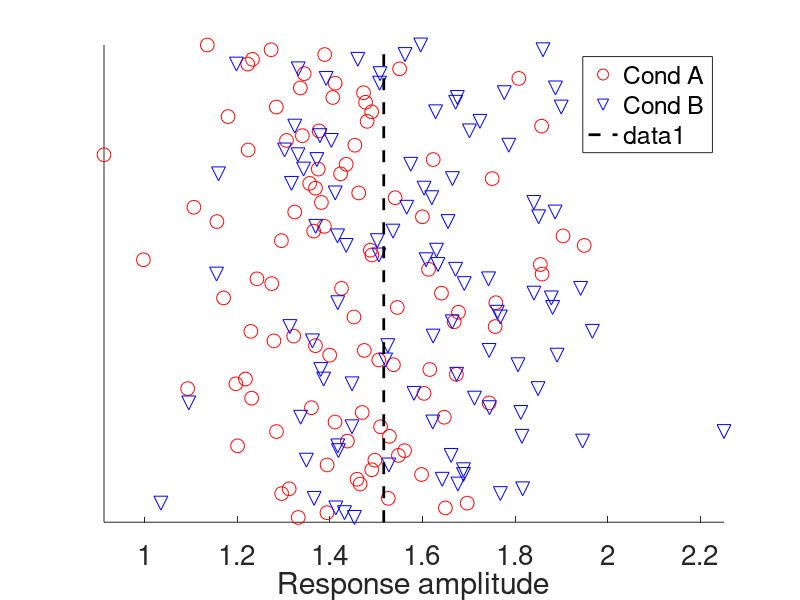
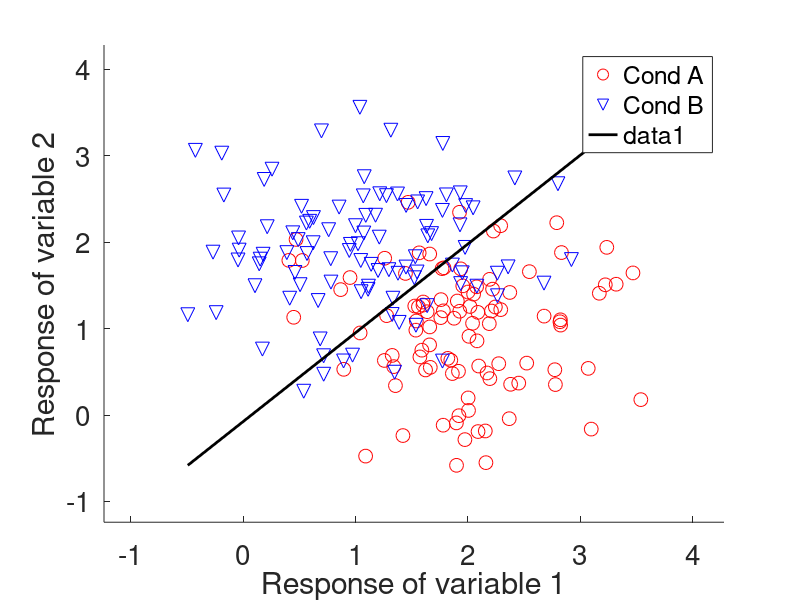
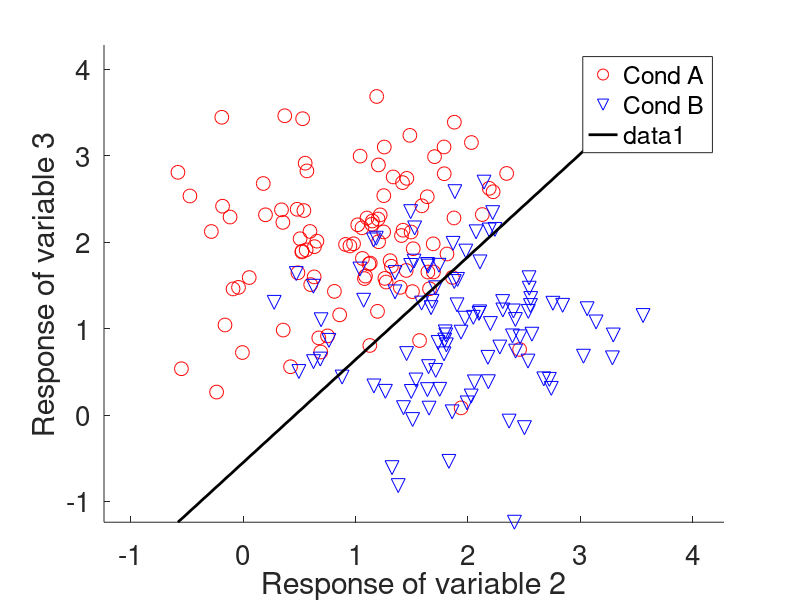
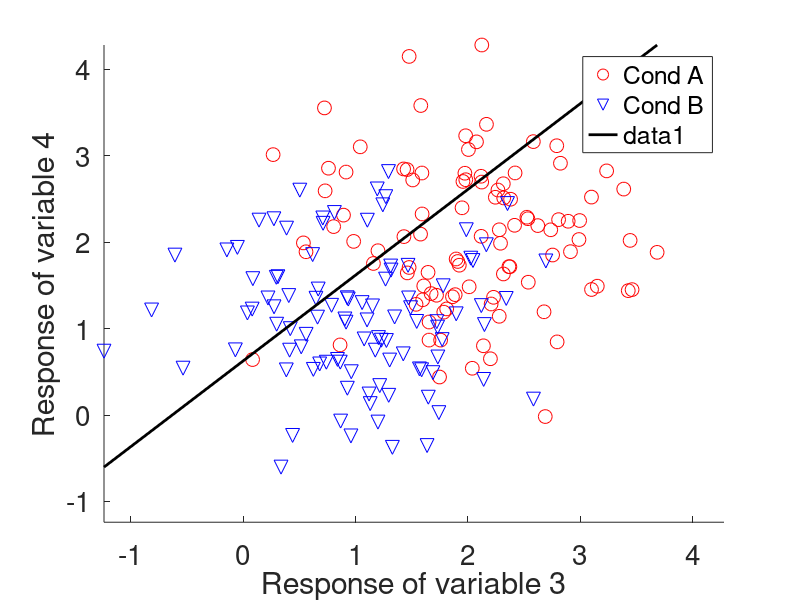

Reproduce these figures in MATLAB, in order. (Note: this script raises an error after producing the figures.)
%% Multivariate_tutorial.m
close all; clear all; clc;

% Generating a sample of data
nObs = 200;
nObsCond = nObs/2;
nv = 10;         
ampA = [2 1 2 2 1 1 2 1 1 1]; Sigma = [2 1.5; 1.5 2];  
% rA = mvnrnd(ampA, Sigma, nObsCond);
ampB = [1 2 1 1 2 2 1 2 2 2]; Sigma = [2 1.5; 1.5 2];  
% rB = mvnrnd(ampB, Sigma, nObsCond);

%NUMBER OF VARIABLES (aka # voxels) being examined across
%response amplitudes to each condition by voxel
%length = number of brain states

% Another method to create data
n = 0.7;        %magnitude of IID (independent identically distributed) noise
rA = repmat(ampA, nObsCond, 1)  + (n*randn(nObsCond, nv));
rB = repmat(ampB, nObsCond, 1) + (n*randn(nObsCond, nv));

% What happens if you use univariable method?
meanA = mean(rA,2);
meanB = mean(rB,2);
figure(1), clf, hold on
plot(meanA, 1:nObsCond, 'ro', 'MarkerSize', 10)
plot(meanB, 1:nObsCond, 'bv', 'MarkerSize', 10)
set(gca, 'FontSize', 20)
set(gca, 'XLim', [min([meanA;meanB]), max([meanA;meanB])])
xlabel('Response amplitude')
set(gca, 'YTick', [])
legend({'Cond A', 'Cond B'})
boundaryPoint = (mean(meanA)+mean(meanB))/2;
plot([boundaryPoint, boundaryPoint], get(gca, 'YLim'), 'k--', 'LineWidth', 2)
get(gca, 'YLim');

% Plot the data using multivariate data, not possible on one graph, too many variables
% Here's an attempt to plot across two different variables. 
% This section will plot variable 1 vs 2, 2 vs 3, etc. 

for i=2:11
    figure(i), clf, hold on
    if i~=11
        plot(rA(:,i-1), rA(:,i), 'ro', 'MarkerSize', 10)
        plot(rB(:,i-1), rB(:,i), 'bv', 'MarkerSize', 10)
        set(gca, 'FontSize', 20)     
        minData = min([rA(:);rB(:)]);
        maxData = max([rA(:);rB(:)]);
        set(gca, 'XLim', [minData, maxData])
        set(gca, 'YLim', [minData, maxData])
        xlabel(['Response of variable ', num2str(i-1)])
        ylabel(['Response of variable ', num2str(i)])
        legend({'Cond A', 'Cond B'})
        upperLineX = max([rA(:,i-1);rB(:,i-1)]);
        upperLineY = max([rA(:,i);rB(:,i)]);
        lowerLineX = min([rA(:,i-1);rB(:,i-1)]);
        lowerLineY = min([rA(:,i);rB(:,i)]);
        plot([lowerLineX, upperLineX], [lowerLineY, upperLineY], 'k', 'LineWidth', 2)
    elseif i==11
        plot(rA(:,i-1), rA(:,1), 'ro', 'MarkerSize', 10)
        plot(rB(:,i-1), rB(:,1), 'bv', 'MarkerSize', 10)
        set(gca, 'FontSize', 20)     
        minData = min([rA(:);rB(:)]);
        maxData = max([rA(:);rB(:)]);
        set(gca, 'XLim', [minData, maxData])
        set(gca, 'YLim', [minData, maxData])
        xlabel('Response of variable 1')
        ylabel('Response of variable 2')
        legend({'Cond A', 'Cond B'})
        upperLineX = max([rA(:,i-1);rB(:,i-1)]);
        upperLineY = max([rA(:,1);rB(:,1)]);
        lowerLineX = min([rA(:,i-1);rB(:,i-1)]);
        lowerLineY = min([rA(:,1);rB(:,1)]);
        plot([lowerLineX, upperLineX], [lowerLineY, upperLineY], 'k', 'LineWidth', 2)
    end
end

% Hold out some data
holdOut = nObsCond;         %again, some = half     
nPerms = 100;
labels = [ones(nObsCond,1); ones(nObsCond,1)+1];
data = [rA; rB];

% Try some univariate processing!
% Serence's function finds the mean across variables. What would happen if 
% you wanted to try to run each variable seperately?
classAccUni = uniClass(data, labels, holdOut, nPerms)

% And now, for something different
[classAccMultiCorr,confusionMatrix] = corrClass(data, labels, holdOut, nPerms)
HeatMap(confusionMatrix)
classAccMultiEuc = normEucClass(data, labels, holdOut, nPerms)
classAccMultiMaha2 = mahaClass2(data, labels, holdOut, nPerms)